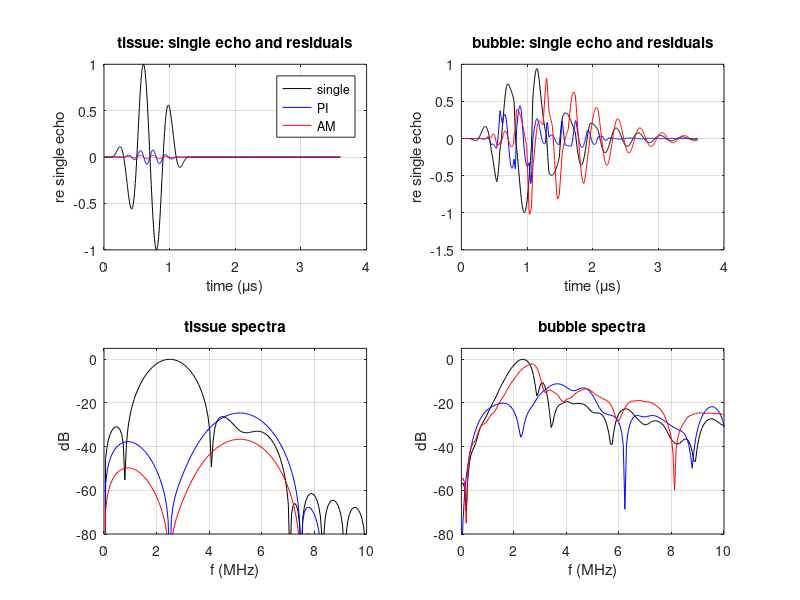

Write MATLAB code to recreate this figure.
%% m28_contrast_pulse_sequences.m  --  PI, AM and AM+PI residuals for a bubble and for tissue
% Purpose : transmit the pulse families used in contrast imaging, compute the echo of a
%           lipid-coated bubble (Rayleigh-Plesset/Marmottant, RK4) and of a linear tissue
%           scatterer that sees the same nonlinearly propagated incident pulse, combine the
%           echoes, and measure what survives.
%   PI   : e(+p) + e(-p)          keeps even orders  (2 a2 p^2)
%   AM   : e(p) - 2 e(p/2)        keeps a2 p^2/2 + 3 a3 p^3/4 (odd orders land in the fundamental band)
%   AMPI : e(p) + 2 e(-p/2)       keeps 3 a2 p^2/2 + 3 a3 p^3/4
% Tissue  : incident pulse p_inc = a p1 + a^2 (beta x / (2 rho c^3)) d(p1^2)/dt
%           (second-order plane-wave solution), echo = p_inc delayed by motion 2 v k / (c PRF).
% Change  : P (kPa at the bubble), f, R0, depth x, motion v, half-amplitude error errDb.
% Expect  : at 100 kPa, 2.5 MHz, R0 = 2 um, 40 mm: tissue suppressed by 23.4 dB (PI, limited
%           by the tissue harmonic), 35.4 dB (AM), 25.9 dB (AMPI); bubble retained within 1.5 dB
%           (AM) but 7.5 dB down (PI); 10 mm/s motion at PRF 5 kHz caps AM at about 27 dB;
%           without tissue nonlinearity and motion every sequence cancels tissue exactly.
%           The tissue harmonic is the lossless plane-wave second-order term (sigma = beta w P x /(rho c^3) < 1,
%           pre-shock); focusing raises it and the extra loss of the 2f return path lowers it: an order-of-magnitude anchor.
% Provenance: simulation (this script). Shell values chi = 0.5 N/m, s0 = 0.02 N/m, ks = 5e-9 kg/s,
%           g = 1.07 are illustrative (inside the range fitted to lipid agents, not one agent).
% Runtime : about 6 s.
clear; close all; rng(1);

rho = 1000; cL = 1480; mu = 1e-3; P0 = 101325; sw = 0.072;   % liquid around the bubble
cT = 1540; rhoT = 1000; beta = 4.5;                           % tissue path: c, rho, 1 + B/2A
R0 = 2e-6; g = 1.07; chi = 0.5; ks = 5e-9; s0 = 0.02;         % lipid-coated bubble
f = 2.5e6; N = 3; P = 100e3; x = 0.04; prf = 5000;            % 3-cycle Hann pulse, 40 mm path

Rb = R0 / sqrt(1 + s0/chi); Rr = Rb * sqrt(1 + sw/chi);
sig = @(R) (R >= Rb & R <= Rr) .* chi .* (R.^2/Rb^2 - 1) + (R > Rr) .* sw;
Pg0 = P0 + 2*s0/R0;
Tp = N / f; fs = 100 * f; dt = 1/fs; n = round((Tp + 6/f) / dt) + 1; t = (0:n-1) * dt;
p1  = @(t) (t > 0 & t < Tp) .* 0.5 .* (1 - cos(2*pi*t/Tp)) .* sin(2*pi*f*t);
dp1 = @(t) (p1(t + dt/4).^2 - p1(t - dt/4).^2) / (dt/2);       % d(p1^2)/dt
knl = beta * x / (2 * rhoT * cT^3);                            % s/Pa
fprintf('Tissue 2nd harmonic for a CW wave at this P, f, x: B2/B1 = sigma/2 = %.3f (%.1f dB)\n', ...
  knl * 2*pi*f * P, 20*log10(knl * 2*pi*f * P));
if 2*knl*2*pi*f*P > 0.7, fprintf('  warning: sigma = %.2f > 0.7, beyond the plane-wave lossless pre-shock model; tissue rows not meaningful\n', 2*knl*2*pi*f*P); end

scen = {'default', 0, 0, beta; 'motion 10 mm/s', 0.01, 0, beta; 'half-pulse error +0.1 dB', 0, 0.1, beta; 'linear tissue, no motion', 0, 0, 0};
nfft = 2^nextpow2(4*n); df = fs/nfft;
bandE = @(y, lo, hi) sum(abs(subsref(fft(y, nfft), struct('type', '()', 'subs', {{(ceil(lo/df):floor(hi/df)) + 1}}))).^2);
fprintf('\n%-26s %-5s | tissue: all  f-band  2f-band | bubble: all  f-band  2f-band | CTR gain (dB)\n', 'scenario', 'seq');
for is = 1:size(scen, 1)
  v = scen{is, 2}; errDb = scen{is, 3}; knlS = knl * (scen{is, 4} > 0);
  half = 0.5 * 10^(errDb/20);
  amps = [1, -1, half, -half]; idxp = [0, 1, 1, 1];              % pulse amplitudes and pulse index (motion)
  E_t = zeros(4, n); E_b = zeros(4, n);
  for k = 1:4
    a = amps(k); tau = idxp(k) * 2 * v / (cT * prf) + 1e-7;
    pinc = @(tt) a * P * p1(tt - tau) + a^2 * P^2 * knlS * dp1(tt - tau);
    E_t(k, :) = pinc(t);
    acc = @(tt, R, U) ((Pg0*(R0./R).^(3*g).*(1 - 3*g*U/cL) - P0 - 2*sig(R)./R - 4*mu*U./R - 4*ks*U./R.^2 - pinc(tt))/rho - 1.5*U.^2)./R;
    Rk = R0; Uk = 0; ps = zeros(1, n); ps(1) = rho*(R0^2*acc(0, R0, 0))/0.01;
    for i = 2:n
      tk = t(i-1); h = dt;
      k1R = Uk; k1U = acc(tk, Rk, Uk);
      k2R = Uk + h/2*k1U; k2U = acc(tk + h/2, Rk + h/2*k1R, Uk + h/2*k1U);
      k3R = Uk + h/2*k2U; k3U = acc(tk + h/2, Rk + h/2*k2R, Uk + h/2*k2U);
      k4R = Uk + h*k3U;   k4U = acc(tk + h,   Rk + h*k3R,   Uk + h*k3U);
      Rk = Rk + h/6*(k1R + 2*k2R + 2*k3R + k4R); Uk = Uk + h/6*(k1U + 2*k2U + 2*k3U + k4U);
      ps(i) = rho*(Rk^2*acc(t(i), Rk, Uk) + 2*Rk*Uk^2)/0.01;
    end
    E_b(k, :) = ps;
  end
  W = [1 1 0 0; 1 0 -2 0; 1 0 0 2]; names = {'PI', 'AM', 'AMPI'};
  refT = [bandE(E_t(1,:), 0, fs/2), bandE(E_t(1,:), 0.5*f, 1.5*f)];
  refB = [bandE(E_b(1,:), 0, fs/2), bandE(E_b(1,:), 0.5*f, 1.5*f)];
  for s = 1:3
    rt = W(s, :) * E_t; rb = W(s, :) * E_b;
    T3 = 10*log10([bandE(rt, 0, fs/2)/refT(1), bandE(rt, 0.5*f, 1.5*f)/refT(2), bandE(rt, 1.5*f, 2.5*f)/refT(1)] + 1e-30);
    B3 = 10*log10([bandE(rb, 0, fs/2)/refB(1), bandE(rb, 0.5*f, 1.5*f)/refB(2), bandE(rb, 1.5*f, 2.5*f)/refB(1)]);
    fprintf('%-26s %-5s |       %6.1f %6.1f %7.1f   |       %6.1f %6.1f %7.1f   |  %6.1f\n', scen{is, 1}, names{s}, T3, B3, B3(1) - T3(1));
    if is == 1, keepT(s, :) = rt; keepB(s, :) = rb; end
  end
  if is == 1, E1t = E_t(1, :); E1b = E_b(1, :); end
end
fprintf('(all: residual energy re the single-pulse echo; f-band: 0.5f-1.5f re the single echo in that band; 2f-band re the whole single echo; tissue at -300 dB means exact cancellation)\n');

%% Motion law check: PI residual of a linear scatterer = |1 - exp(-j 2 pi f tau)| = 2 |sin(pi f tau)|
v = 0.01; tau = 2*v/(cT*prf);
fprintf('\nMotion: v = 10 mm/s, PRF 5 kHz -> shift %.2f ns, 2|sin(pi f tau)| = %.1f dB (the f-band floor above)\n', tau*1e9, 20*log10(2*abs(sin(pi*f*tau))));

%% Figure: single echoes and residuals
figure('Position', [50 50 900 520]);
subplot(2, 2, 1); plot(t*1e6, E1t/max(abs(E1t)), 'k', t*1e6, keepT(1,:)/max(abs(E1t)), 'b', t*1e6, keepT(2,:)/max(abs(E1t)), 'r'); grid on;
title('tissue: single echo and residuals'); xlabel('time (\mus)'); ylabel('re single echo'); legend('single', 'PI', 'AM');
subplot(2, 2, 2); plot(t*1e6, E1b/max(abs(E1b)), 'k', t*1e6, keepB(1,:)/max(abs(E1b)), 'b', t*1e6, keepB(2,:)/max(abs(E1b)), 'r'); grid on;
title('bubble: single echo and residuals'); xlabel('time (\mus)'); ylabel('re single echo');
fa = (0:nfft/2-1)*df/1e6; sp = @(y) 20*log10(abs(fft(y, nfft)) + 1e-30);
SpT = sp(E1t); SpB = sp(E1b); mT = max(SpT); mB = max(SpB);
subplot(2, 2, 3); s1 = sp(keepT(1,:)); s2 = sp(keepT(2,:));
plot(fa, SpT(1:nfft/2) - mT, 'k', fa, s1(1:nfft/2) - mT, 'b', fa, s2(1:nfft/2) - mT, 'r'); grid on; xlim([0 10]); ylim([-80 5]);
xlabel('f (MHz)'); ylabel('dB'); title('tissue spectra');
subplot(2, 2, 4); s1 = sp(keepB(1,:)); s2 = sp(keepB(2,:));
plot(fa, SpB(1:nfft/2) - mB, 'k', fa, s1(1:nfft/2) - mB, 'b', fa, s2(1:nfft/2) - mB, 'r'); grid on; xlim([0 10]); ylim([-80 5]);
xlabel('f (MHz)'); ylabel('dB'); title('bubble spectra');
